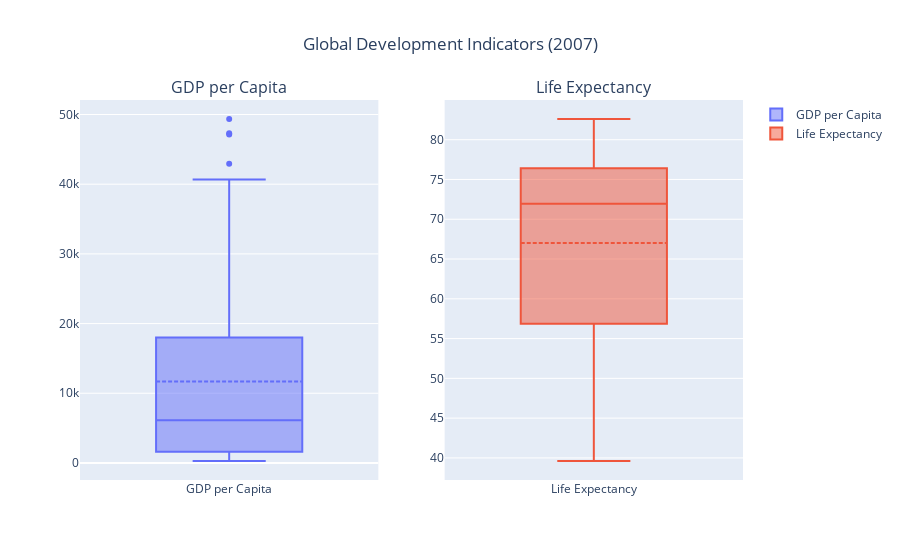

The notebook cell saved with this chart:
### Markdown cell above
## 🧩 3️⃣ Combining Multiple Charts with Plotly Subplots

Let’s create a dashboard-style layout with multiple charts side by side  
to compare distributions of GDP and life expectancy.

### Code cell
from plotly.subplots import make_subplots

# 🧱 Create subplot grid
fig = make_subplots(rows=1, cols=2, subplot_titles=("GDP per Capita", "Life Expectancy"))

# Add GDP chart
fig.add_trace(
    go.Box(y=df.query("year == 2007")["gdpPercap"], name="GDP per Capita", boxmean=True),
    row=1, col=1
)

# Add Life Expectancy chart
fig.add_trace(
    go.Box(y=df.query("year == 2007")["lifeExp"], name="Life Expectancy", boxmean=True),
    row=1, col=2
)

fig.update_layout(title="Global Development Indicators (2007)", title_x=0.5)
fig.show()

### Figure 1 — Plotly figure (JSON) as saved in the notebook; plotly's stock layout.template omitted (floating-point values rounded to 4 significant figures; data arrays with more than 128 entries replaced by an {"elided": "..."} marker saying what was removed)
{"data": [{"boxmean": true, "name": "GDP per Capita", "type": "box", "xaxis": "x", "y": {"elided": "142 float values"}, "yaxis": "y"}, {"boxmean": true, "name": "Life Expectancy", "type": "box", "xaxis": "x2", "y": {"elided": "142 float values"}, "yaxis": "y2"}], "layout": {"annotations": [{"font": {"size": 16}, "showarrow": false, "text": "GDP per Capita", "x": 0.225, "xanchor": "center", "xref": "paper", "y": 1, "yanchor": "bottom", "yref": "paper"}, {"font": {"size": 16}, "showarrow": false, "text": "Life Expectancy", "x": 0.775, "xanchor": "center", "xref": "paper", "y": 1, "yanchor": "bottom", "yref": "paper"}], "title": {"text": "Global Development Indicators (2007)", "x": 0.5}, "xaxis": {"anchor": "y", "domain": [0, 0.45]}, "xaxis2": {"anchor": "y2", "domain": [0.55, 1]}, "yaxis": {"anchor": "x", "domain": [0, 1]}, "yaxis2": {"anchor": "x2", "domain": [0, 1]}}}
